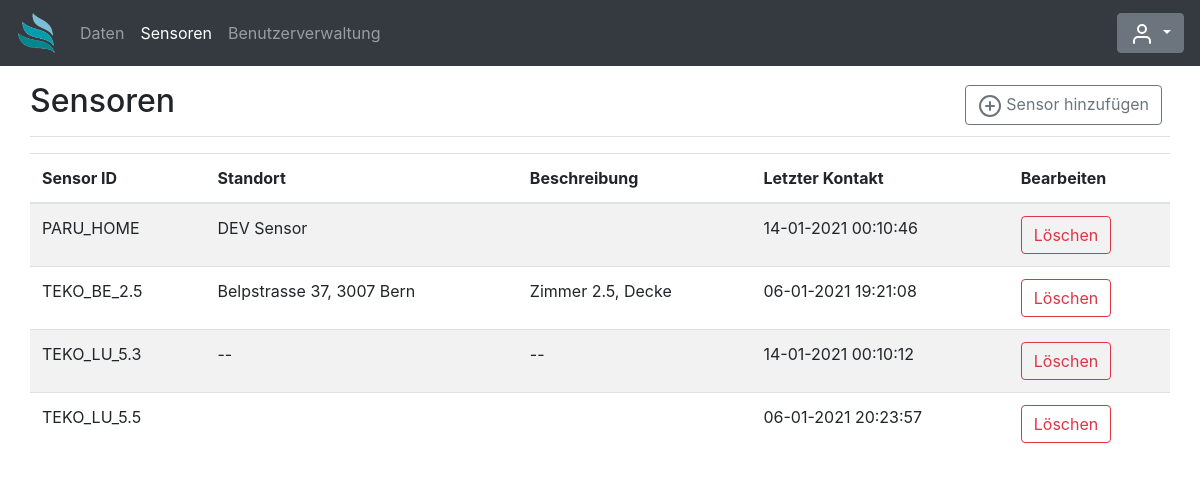
Page /sensors (signed in) on the earlier database version.
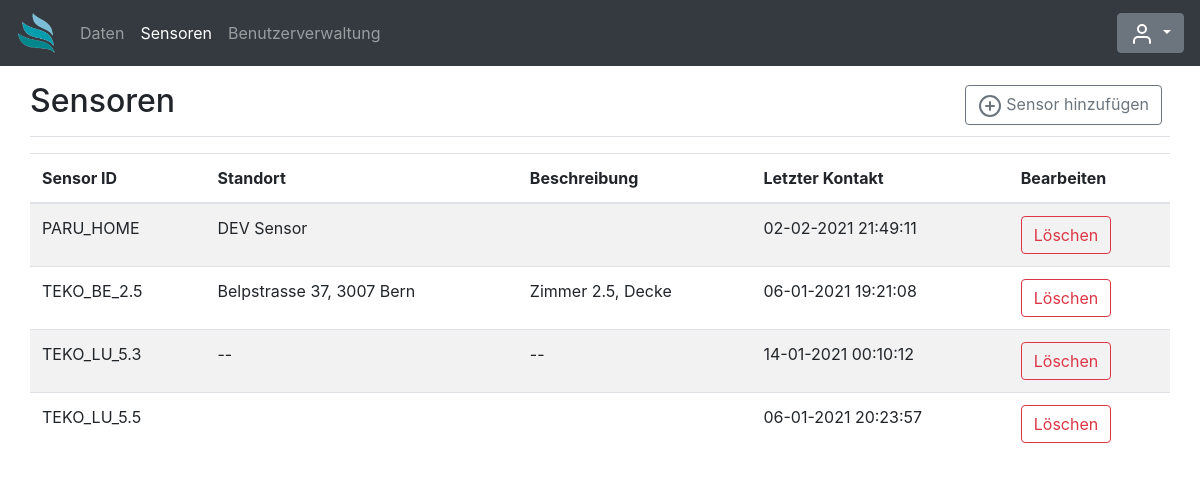
Same page on the later database version.
### app.py (models this page shows)
class dbSensors(db.Model):
    id = db.Column(db.Integer, primary_key=True)
    sensorid = db.Column(db.String(10), nullable=False)
    sensorsecret = db.Column(db.String(10), nullable=False)
    sensordata = db.relationship('dbSenData', backref='sendata', lazy=True)
    lastseen = db.Column(db.String(20))
    location = db.Column(db.String(50))
    description = db.Column(db.Text)

### app.py (the view)
@app.route('/sensors', methods=['GET'])
@login_required
def sensors():
    return render_template('sensors.html', sensors=dbSensors.query.order_by(dbSensors.sensorid.asc()))

### app.py (called while the page is built)
@login_manager.user_loader
def load_user(user_id):
    return dbUsers.query.get(int(user_id))

### templates/sensors.html (shortened to what this page needs)
{% extends 'base.html' %}
{% block body %}
{% set error = request.args.get('error') %}
<div class="container-fluid">
    <main role="main" class="col-md">
        <div
            class="d-flex justify-content-between flex-wrap flex-md-nowrap align-items-center pt-3 pb-2 mb-3 border-bottom">
            <h1 class="h2">Sensoren</h1>
            <div class="btn-toolbar mb-2 mb-md-0">
                <div class="btn-group mr-2">
                    <button type="button" class="btn btn btn-outline-secondary" data-toggle="modal"
                        data-target="#addSensor">
                        <span data-feather="plus-circle"></span>
                        Sensor hinzufügen
                    </button>
                </div>
            </div>
        </div>
        <div class="table-responsive">
            <table class="table table-striped table">
                <thead>
                    <tr>
                        <th>Sensor ID</th>
                        <th>Standort</th>
                        <th>Beschreibung</th>
                        <th>Letzter Kontakt</th>
                        <th>Bearbeiten</th>
                    </tr>
                </thead>
                <tbody>
                    {% for x in sensors %}
                    <tr>
                        <td>{{ x.sensorid }}</td>
                        <td>{{ x.location }}</td>
                        <td>{{ x.description}}</td>
                        <td>{{ x.lastseen }}</td>
                        <td>
                            <button type="button" class="btn btn-outline-danger" data-toggle="modal"
                                data-target="#deleteSensor" sensorid="{{ x.sensorid }}">
                                Löschen
                            </button>
                        </td>
                    </tr>
                    {% endfor %}
                </tbody>
            </table>
        </div>
    </main>
</div>
{% endblock %}

### templates/base.html (shortened to what this page needs)
<!DOCTYPE html>
<html lang="de">
<head>
    <link rel="stylesheet" href="https://cdn.jsdelivr.net/npm/bootstrap@4.5.3/dist/css/bootstrap.min.css"
>
</head>
<body class="example">
    <nav class="navbar navbar-expand navbar-dark bg-dark ">
        <a class="navbar-brand" href="/">
            <img src="{{url_for('static', filename='Logo_trans.png')}}" width="40" height="40" />
        </a>
        <div class="collapse navbar-collapse" id="navbarsExample02">
            <ul class="navbar-nav mr-auto">
                <li class="nav-item {% if url_for(request.endpoint)=='/' %} active {%endif%}">
                    <a class="nav-link" href="/">Daten</a>
                </li>
                {% if current_user.is_authenticated %}
                <li class="nav-item {% if url_for(request.endpoint)=='/sensors' %} active {%endif%}">
                    <a class="nav-link" href="/sensors">Sensoren</a>
                </li>
                <li class="nav-item {% if url_for(request.endpoint)=='/admin' %} active {%endif%}">
                    <a class="nav-link" href="/admin">Benutzerverwaltung</a>
                </li>
                {% endif %}
            </ul>
            {% if current_user.is_authenticated %}
            <div class="dropdown">
                <button class="btn btn-secondary dropdown-toggle" type="button" id="dropdownMenuButton"
                    data-toggle="dropdown" aria-haspopup="true" aria-expanded="false">
                    <span data-feather="user"></span>
                </button>
            </div>
            {% else %}
            <button type="button" class="btn btn-info" data-toggle="modal" data-target="#loginModal">Login</button>
            {% endif %}
        </div>
    </nav>
    {% block body %} {% endblock %}
</body>
</html>

Differences in the rows shown:
changed dbSensors "PARU_HOME": lastseen "14-01-2021 00:10:46" → "02-02-2021 21:49:11"
